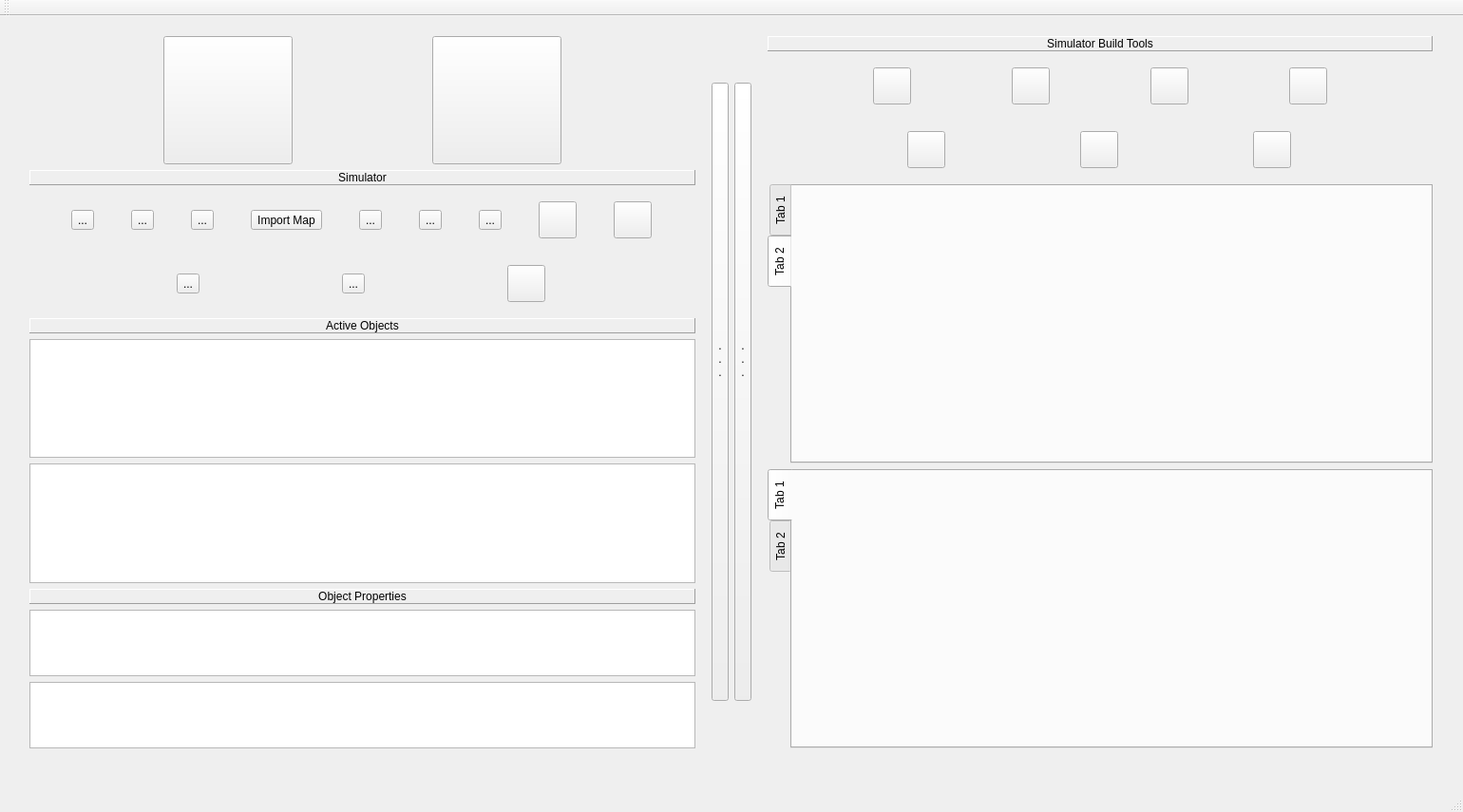
<?xml version="1.0" encoding="UTF-8"?>
<ui version="4.0">
 <class>MainWindow</class>
 <widget class="QMainWindow" name="MainWindow">
  <property name="geometry">
   <rect>
    <x>0</x>
    <y>0</y>
    <width>1540</width>
    <height>855</height>
   </rect>
  </property>
  <property name="sizePolicy">
   <sizepolicy hsizetype="Ignored" vsizetype="Ignored">
    <horstretch>0</horstretch>
    <verstretch>0</verstretch>
   </sizepolicy>
  </property>
  <property name="windowTitle">
   <string>MainWindow</string>
  </property>
  <widget class="QWidget" name="centralWidget">
   <property name="sizePolicy">
    <sizepolicy hsizetype="Ignored" vsizetype="Ignored">
     <horstretch>0</horstretch>
     <verstretch>0</verstretch>
    </sizepolicy>
   </property>
   <widget class="QWidget" name="horizontalLayoutWidget">
    <property name="geometry">
     <rect>
      <x>9</x>
      <y>-1</y>
      <width>1521</width>
      <height>794</height>
     </rect>
    </property>
    <layout class="QHBoxLayout" name="mainLayout" stretch="0,1,0">
     <item>
      <layout class="QHBoxLayout" name="menuLayout">
       <item>
        <widget class="QWidget" name="menuWidget" native="true">
         <layout class="QVBoxLayout" name="verticalLayout" stretch="0,0,0,0,0,0,0,0,1,1">
          <item>
           <layout class="QHBoxLayout" name="horizontalLayout">
            <item>
             <widget class="QToolButton" name="simulatorButton">
              <property name="toolTip">
               <string>Simulation Mode</string>
              </property>
              <property name="text">
               <string/>
              </property>
              <property name="icon">
               <iconset resource="resources.qrc">
                <normaloff>:/modes/SimulatorIcon</normaloff>:/modes/SimulatorIcon</iconset>
              </property>
              <property name="iconSize">
               <size>
                <width>128</width>
                <height>128</height>
               </size>
              </property>
             </widget>
            </item>
            <item>
             <widget class="QToolButton" name="designerButton">
              <property name="toolTip">
               <string>Designer Mode</string>
              </property>
              <property name="text">
               <string/>
              </property>
              <property name="icon">
               <iconset resource="resources.qrc">
                <normaloff>:/modes/DesignerIcon</normaloff>:/modes/DesignerIcon</iconset>
              </property>
              <property name="iconSize">
               <size>
                <width>128</width>
                <height>128</height>
               </size>
              </property>
             </widget>
            </item>
           </layout>
          </item>
          <item>
           <widget class="QLabel" name="modeLabel">
            <property name="font">
             <font>
              <kerning>true</kerning>
             </font>
            </property>
            <property name="focusPolicy">
             <enum>Qt::NoFocus</enum>
            </property>
            <property name="acceptDrops">
             <bool>false</bool>
            </property>
            <property name="frameShape">
             <enum>QFrame::Panel</enum>
            </property>
            <property name="frameShadow">
             <enum>QFrame::Raised</enum>
            </property>
            <property name="text">
             <string>Simulator</string>
            </property>
            <property name="alignment">
             <set>Qt::AlignCenter</set>
            </property>
           </widget>
          </item>
          <item>
           <widget class="QWidget" name="simulatorMenuWidget" native="true">
            <layout class="QHBoxLayout" name="simulationMenuLayout" stretch="0,0,0,0,0,0,0,0,0">
             <item>
              <widget class="QToolButton" name="joystickButton">
               <property name="toolTip">
                <string>New Joystick</string>
               </property>
               <property name="text">
                <string>...</string>
               </property>
               <property name="icon">
                <iconset resource="resources.qrc">
                 <normaloff>:/sim/JoystickIcon</normaloff>:/sim/JoystickIcon</iconset>
               </property>
               <property name="iconSize">
                <size>
                 <width>32</width>
                 <height>32</height>
                </size>
               </property>
              </widget>
             </item>
             <item>
              <widget class="QToolButton" name="saveSimButton">
               <property name="toolTip">
                <string>Save Simulation</string>
               </property>
               <property name="text">
                <string>...</string>
               </property>
               <property name="icon">
                <iconset resource="resources.qrc">
                 <normaloff>:/sim/SaveFileIcon</normaloff>:/sim/SaveFileIcon</iconset>
               </property>
               <property name="iconSize">
                <size>
                 <width>32</width>
                 <height>32</height>
                </size>
               </property>
              </widget>
             </item>
             <item>
              <widget class="QToolButton" name="screenshotSimButton">
               <property name="toolTip">
                <string>Take Screenshot</string>
               </property>
               <property name="text">
                <string>...</string>
               </property>
               <property name="icon">
                <iconset resource="resources.qrc">
                 <normaloff>:/sim/ScreenshotSimIcon</normaloff>:/sim/ScreenshotSimIcon</iconset>
               </property>
               <property name="iconSize">
                <size>
                 <width>32</width>
                 <height>32</height>
                </size>
               </property>
              </widget>
             </item>
             <item>
              <widget class="QToolButton" name="importMapButton">
               <property name="toolTip">
                <string>Import Map</string>
               </property>
               <property name="text">
                <string>Import Map</string>
               </property>
               <property name="icon">
                <iconset resource="resources.qrc">
                 <normaloff>:/sim/ImportMapIcon</normaloff>:/sim/ImportMapIcon</iconset>
               </property>
               <property name="iconSize">
                <size>
                 <width>32</width>
                 <height>32</height>
                </size>
               </property>
              </widget>
             </item>
             <item>
              <widget class="QToolButton" name="newSimButton">
               <property name="toolTip">
                <string>New Object</string>
               </property>
               <property name="text">
                <string>...</string>
               </property>
               <property name="icon">
                <iconset resource="resources.qrc">
                 <normaloff>:/des/NewFileIcon</normaloff>:/des/NewFileIcon</iconset>
               </property>
               <property name="iconSize">
                <size>
                 <width>32</width>
                 <height>32</height>
                </size>
               </property>
              </widget>
             </item>
             <item>
              <widget class="QToolButton" name="quickSaveButton">
               <property name="toolTip">
                <string>Quick Save</string>
               </property>
               <property name="text">
                <string>...</string>
               </property>
               <property name="icon">
                <iconset resource="resources.qrc">
                 <normaloff>:/sim/QuickSaveIcon</normaloff>:/sim/QuickSaveIcon</iconset>
               </property>
               <property name="iconSize">
                <size>
                 <width>32</width>
                 <height>32</height>
                </size>
               </property>
              </widget>
             </item>
             <item>
              <widget class="QToolButton" name="quickLoadButton">
               <property name="toolTip">
                <string>Quick Load</string>
               </property>
               <property name="text">
                <string>...</string>
               </property>
               <property name="icon">
                <iconset resource="resources.qrc">
                 <normaloff>:/sim/QuickLoadIcon</normaloff>:/sim/QuickLoadIcon</iconset>
               </property>
               <property name="iconSize">
                <size>
                 <width>32</width>
                 <height>32</height>
                </size>
               </property>
              </widget>
             </item>
             <item>
              <widget class="QToolButton" name="speedSimButton">
               <property name="toolTip">
                <string>Speed x2</string>
               </property>
               <property name="text">
                <string/>
               </property>
               <property name="icon">
                <iconset resource="resources.qrc">
                 <normaloff>:/sim/SpeedOneSimIcon</normaloff>:/sim/SpeedOneSimIcon</iconset>
               </property>
               <property name="iconSize">
                <size>
                 <width>32</width>
                 <height>32</height>
                </size>
               </property>
              </widget>
             </item>
             <item>
              <widget class="QToolButton" name="playSimButton">
               <property name="toolTip">
                <string>Play Simulation</string>
               </property>
               <property name="text">
                <string/>
               </property>
               <property name="icon">
                <iconset resource="resources.qrc">
                 <normaloff>:/sim/PlaySimIcon</normaloff>:/sim/PlaySimIcon</iconset>
               </property>
               <property name="iconSize">
                <size>
                 <width>32</width>
                 <height>32</height>
                </size>
               </property>
              </widget>
             </item>
            </layout>
           </widget>
          </item>
          <item>
           <widget class="QWidget" name="designerMenuWidget" native="true">
            <layout class="QHBoxLayout" name="robotModeMenuLayout">
             <item>
              <widget class="QToolButton" name="newObjectButton">
               <property name="toolTip">
                <string>New Object</string>
               </property>
               <property name="text">
                <string>...</string>
               </property>
               <property name="icon">
                <iconset resource="resources.qrc">
                 <normaloff>:/des/NewFileIcon</normaloff>:/des/NewFileIcon</iconset>
               </property>
               <property name="iconSize">
                <size>
                 <width>32</width>
                 <height>32</height>
                </size>
               </property>
              </widget>
             </item>
             <item>
              <widget class="QToolButton" name="saveObjectButton">
               <property name="toolTip">
                <string>Save Object</string>
               </property>
               <property name="text">
                <string>...</string>
               </property>
               <property name="icon">
                <iconset resource="resources.qrc">
                 <normaloff>:/sim/SaveFileIcon</normaloff>:/sim/SaveFileIcon</iconset>
               </property>
               <property name="iconSize">
                <size>
                 <width>32</width>
                 <height>32</height>
                </size>
               </property>
              </widget>
             </item>
             <item>
              <widget class="QToolButton" name="loadObjectButton">
               <property name="toolTip">
                <string>Load Object</string>
               </property>
               <property name="text">
                <string/>
               </property>
               <property name="icon">
                <iconset resource="resources.qrc">
                 <normaloff>:/sim/ImportMapIcon</normaloff>:/sim/ImportMapIcon</iconset>
               </property>
               <property name="iconSize">
                <size>
                 <width>32</width>
                 <height>32</height>
                </size>
               </property>
              </widget>
             </item>
            </layout>
           </widget>
          </item>
          <item>
           <widget class="QLabel" name="activeObjectsLabel">
            <property name="frameShape">
             <enum>QFrame::Panel</enum>
            </property>
            <property name="frameShadow">
             <enum>QFrame::Raised</enum>
            </property>
            <property name="text">
             <string>Active Objects</string>
            </property>
            <property name="alignment">
             <set>Qt::AlignCenter</set>
            </property>
           </widget>
          </item>
          <item>
           <widget class="QListWidget" name="designerActiveWidget"/>
          </item>
          <item>
           <widget class="QListWidget" name="simulatorActiveWidget"/>
          </item>
          <item>
           <widget class="QLabel" name="propertiesLabel">
            <property name="frameShape">
             <enum>QFrame::Panel</enum>
            </property>
            <property name="frameShadow">
             <enum>QFrame::Raised</enum>
            </property>
            <property name="text">
             <string>Object Properties</string>
            </property>
            <property name="alignment">
             <set>Qt::AlignCenter</set>
            </property>
           </widget>
          </item>
          <item>
           <widget class="QTableView" name="designerPropertiesTableView"/>
          </item>
          <item>
           <widget class="QTableView" name="propertiesTableView"/>
          </item>
         </layout>
        </widget>
       </item>
       <item>
        <widget class="QToolButton" name="showMenuButton">
         <property name="text">
          <string>


















.
.
.























</string>
         </property>
        </widget>
       </item>
      </layout>
     </item>
     <item>
      <layout class="QHBoxLayout" name="worldViewLayout"/>
     </item>
     <item>
      <layout class="QHBoxLayout" name="buildObjectsLayout" stretch="0,0">
       <item>
        <widget class="QToolButton" name="showBuildObjectsButton">
         <property name="text">
          <string>


















.
.
.























</string>
         </property>
        </widget>
       </item>
       <item>
        <widget class="QWidget" name="buildToolsWidget" native="true">
         <layout class="QVBoxLayout" name="buildToolsLayout" stretch="0,0,0,0,0">
          <item>
           <widget class="QLabel" name="buildToolsLabel">
            <property name="frameShape">
             <enum>QFrame::Panel</enum>
            </property>
            <property name="frameShadow">
             <enum>QFrame::Raised</enum>
            </property>
            <property name="text">
             <string>Simulator Build Tools</string>
            </property>
            <property name="alignment">
             <set>Qt::AlignCenter</set>
            </property>
           </widget>
          </item>
          <item>
           <widget class="QWidget" name="designerToolsMenu" native="true">
            <layout class="QHBoxLayout" name="designerToolsLayout">
             <item>
              <widget class="QToolButton" name="addToolButton">
               <property name="toolTip">
                <string>Add Component</string>
               </property>
               <property name="text">
                <string/>
               </property>
               <property name="icon">
                <iconset resource="resources.qrc">
                 <normaloff>:/des/NewFileIcon</normaloff>:/des/NewFileIcon</iconset>
               </property>
               <property name="iconSize">
                <size>
                 <width>32</width>
                 <height>32</height>
                </size>
               </property>
              </widget>
             </item>
             <item>
              <widget class="QToolButton" name="deleteToolButton">
               <property name="toolTip">
                <string>Delete Component</string>
               </property>
               <property name="text">
                <string/>
               </property>
               <property name="icon">
                <iconset resource="resources.qrc">
                 <normaloff>:/des/DeleteFileIcon</normaloff>:/des/DeleteFileIcon</iconset>
               </property>
               <property name="iconSize">
                <size>
                 <width>32</width>
                 <height>32</height>
                </size>
               </property>
              </widget>
             </item>
             <item>
              <widget class="QToolButton" name="loadToolsButton">
               <property name="toolTip">
                <string>Load Components</string>
               </property>
               <property name="text">
                <string/>
               </property>
               <property name="icon">
                <iconset resource="resources.qrc">
                 <normaloff>:/sim/ImportMapIcon</normaloff>:/sim/ImportMapIcon</iconset>
               </property>
               <property name="iconSize">
                <size>
                 <width>32</width>
                 <height>32</height>
                </size>
               </property>
              </widget>
             </item>
             <item>
              <widget class="QToolButton" name="exportObjectButton">
               <property name="toolTip">
                <string>Export as World Object</string>
               </property>
               <property name="text">
                <string/>
               </property>
               <property name="icon">
                <iconset resource="resources.qrc">
                 <normaloff>:/des/ExportFileIcon</normaloff>:/des/ExportFileIcon</iconset>
               </property>
               <property name="iconSize">
                <size>
                 <width>32</width>
                 <height>32</height>
                </size>
               </property>
              </widget>
             </item>
            </layout>
           </widget>
          </item>
          <item>
           <widget class="QWidget" name="simulatorToolsMenu" native="true">
            <layout class="QHBoxLayout" name="simulatorToolsLayout">
             <item>
              <widget class="QToolButton" name="addObjectButton">
               <property name="toolTip">
                <string>Add Object</string>
               </property>
               <property name="text">
                <string/>
               </property>
               <property name="icon">
                <iconset resource="resources.qrc">
                 <normaloff>:/des/NewFileIcon</normaloff>:/des/NewFileIcon</iconset>
               </property>
               <property name="iconSize">
                <size>
                 <width>32</width>
                 <height>32</height>
                </size>
               </property>
              </widget>
             </item>
             <item>
              <widget class="QToolButton" name="deleteObjectButton">
               <property name="toolTip">
                <string>Delete Object</string>
               </property>
               <property name="text">
                <string/>
               </property>
               <property name="icon">
                <iconset resource="resources.qrc">
                 <normaloff>:/des/DeleteFileIcon</normaloff>:/des/DeleteFileIcon</iconset>
               </property>
               <property name="iconSize">
                <size>
                 <width>32</width>
                 <height>32</height>
                </size>
               </property>
              </widget>
             </item>
             <item>
              <widget class="QToolButton" name="loadObjectsButton">
               <property name="toolTip">
                <string>Load Objects</string>
               </property>
               <property name="text">
                <string/>
               </property>
               <property name="icon">
                <iconset resource="resources.qrc">
                 <normaloff>:/sim/ImportMapIcon</normaloff>:/sim/ImportMapIcon</iconset>
               </property>
               <property name="iconSize">
                <size>
                 <width>32</width>
                 <height>32</height>
                </size>
               </property>
              </widget>
             </item>
            </layout>
           </widget>
          </item>
          <item>
           <widget class="QTabWidget" name="simulatorToolsList">
            <property name="tabPosition">
             <enum>QTabWidget::West</enum>
            </property>
            <property name="currentIndex">
             <number>1</number>
            </property>
            <widget class="QWidget" name="tab">
             <attribute name="title">
              <string>Tab 1</string>
             </attribute>
            </widget>
            <widget class="QWidget" name="tab_2">
             <attribute name="title">
              <string>Tab 2</string>
             </attribute>
            </widget>
           </widget>
          </item>
          <item>
           <widget class="QTabWidget" name="designerToolsList">
            <property name="tabPosition">
             <enum>QTabWidget::West</enum>
            </property>
            <property name="tabShape">
             <enum>QTabWidget::Rounded</enum>
            </property>
            <widget class="QWidget" name="tab_3">
             <attribute name="title">
              <string>Tab 1</string>
             </attribute>
            </widget>
            <widget class="QWidget" name="tab_4">
             <attribute name="title">
              <string>Tab 2</string>
             </attribute>
            </widget>
           </widget>
          </item>
         </layout>
        </widget>
       </item>
      </layout>
     </item>
    </layout>
   </widget>
  </widget>
  <widget class="QMenuBar" name="menuBar">
   <property name="geometry">
    <rect>
     <x>0</x>
     <y>0</y>
     <width>1540</width>
     <height>25</height>
    </rect>
   </property>
  </widget>
  <widget class="QToolBar" name="mainToolBar">
   <attribute name="toolBarArea">
    <enum>TopToolBarArea</enum>
   </attribute>
   <attribute name="toolBarBreak">
    <bool>false</bool>
   </attribute>
  </widget>
  <widget class="QStatusBar" name="statusBar"/>
 </widget>
 <layoutdefault spacing="6" margin="11"/>
 <resources>
  <include location="resources.qrc"/>
 </resources>
 <connections/>
</ui>
